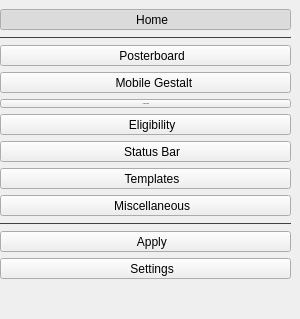
        <widget class="QWidget" name="sidebar" native="true">
         <property name="sizePolicy">
          <sizepolicy hsizetype="Fixed" vsizetype="Preferred">
           <horstretch>0</horstretch>
           <verstretch>0</verstretch>
          </sizepolicy>
         </property>
         <property name="minimumSize">
          <size>
           <width>300</width>
           <height>0</height>
          </size>
         </property>
         <property name="styleSheet">
          <string notr="true">QFrame {
	color: #414141;
}</string>
         </property>
         <layout class="QVBoxLayout" name="verticalLayout">
          <property name="leftMargin">
           <number>0</number>
          </property>
          <property name="topMargin">
           <number>9</number>
          </property>
          <property name="rightMargin">
           <number>9</number>
          </property>
          <property name="bottomMargin">
           <number>0</number>
          </property>
          <item>
           <widget class="QToolButton" name="homePageBtn">
            <property name="sizePolicy">
             <sizepolicy hsizetype="Expanding" vsizetype="Fixed">
              <horstretch>0</horstretch>
              <verstretch>0</verstretch>
             </sizepolicy>
            </property>
            <property name="text">
             <string>    Home</string>
            </property>
            <property name="icon">
             <iconset resource="../resources.qrc">
              <normaloff>:/icon/house.svg</normaloff>:/icon/house.svg</iconset>
            </property>
            <property name="checkable">
             <bool>true</bool>
            </property>
            <property name="checked">
             <bool>true</bool>
            </property>
            <property name="autoExclusive">
             <bool>true</bool>
            </property>
            <property name="toolButtonStyle">
             <enum>Qt::ToolButtonTextBesideIcon</enum>
            </property>
            <property name="cls" stdset="0">
             <string notr="true">sidebarBtn</string>
            </property>
           </widget>
          </item>
          <item>
           <widget class="Line" name="sidebarDiv1">
            <property name="styleSheet">
             <string notr="true">QFrame {
	color: #414141;
}</string>
            </property>
            <property name="frameShadow">
             <enum>QFrame::Plain</enum>
            </property>
            <property name="orientation">
             <enum>Qt::Horizontal</enum>
            </property>
           </widget>
          </item>
          <item>
           <widget class="QToolButton" name="posterboardPageBtn">
            <property name="enabled">
             <bool>true</bool>
            </property>
            <property name="sizePolicy">
             <sizepolicy hsizetype="Expanding" vsizetype="Fixed">
              <horstretch>0</horstretch>
              <verstretch>0</verstretch>
             </sizepolicy>
            </property>
            <property name="text">
             <string>    Posterboard</string>
            </property>
            <property name="icon">
             <iconset resource="../resources.qrc">
              <normaloff>:/icon/wallpaper.svg</normaloff>:/icon/wallpaper.svg</iconset>
            </property>
            <property name="checkable">
             <bool>true</bool>
            </property>
            <property name="autoExclusive">
             <bool>true</bool>
            </property>
            <property name="toolButtonStyle">
             <enum>Qt::ToolButtonTextBesideIcon</enum>
            </property>
            <property name="cls" stdset="0">
             <string notr="true">sidebarBtn</string>
            </property>
           </widget>
          </item>
          <item>
           <widget class="QToolButton" name="gestaltPageBtn">
            <property name="sizePolicy">
             <sizepolicy hsizetype="Expanding" vsizetype="Fixed">
              <horstretch>0</horstretch>
              <verstretch>0</verstretch>
             </sizepolicy>
            </property>
            <property name="text">
             <string>     Mobile Gestalt</string>
            </property>
            <property name="icon">
             <iconset resource="../resources.qrc">
              <normaloff>:/icon/iphone-island.svg</normaloff>:/icon/iphone-island.svg</iconset>
            </property>
            <property name="iconSize">
             <size>
              <width>24</width>
              <height>28</height>
             </size>
            </property>
            <property name="checkable">
             <bool>true</bool>
            </property>
            <property name="autoExclusive">
             <bool>true</bool>
            </property>
            <property name="toolButtonStyle">
             <enum>Qt::ToolButtonTextBesideIcon</enum>
            </property>
            <property name="arrowType">
             <enum>Qt::NoArrow</enum>
            </property>
            <property name="cls" stdset="0">
             <string notr="true">sidebarBtn</string>
            </property>
           </widget>
          </item>
          <item>
           <widget class="QToolButton" name="featureFlagsPageBtn">
            <property name="sizePolicy">
             <sizepolicy hsizetype="Expanding" vsizetype="Fixed">
              <horstretch>0</horstretch>
              <verstretch>0</verstretch>
             </sizepolicy>
            </property>
            <property name="font">
             <font>
              <family>.AppleSystemUIFont</family>
              <pointsize>-1</pointsize>
             </font>
            </property>
            <property name="text">
             <string>    Feature Flags</string>
            </property>
            <property name="icon">
             <iconset resource="../resources.qrc">
              <normaloff>:/icon/flag.svg</normaloff>:/icon/flag.svg</iconset>
            </property>
            <property name="checkable">
             <bool>true</bool>
            </property>
            <property name="autoExclusive">
             <bool>true</bool>
            </property>
            <property name="toolButtonStyle">
             <enum>Qt::ToolButtonTextBesideIcon</enum>
            </property>
            <property name="cls" stdset="0">
             <string notr="true">sidebarBtn</string>
            </property>
           </widget>
          </item>
          <item>
           <widget class="QToolButton" name="euEnablerPageBtn">
            <property name="sizePolicy">
             <sizepolicy hsizetype="Expanding" vsizetype="Fixed">
              <horstretch>0</horstretch>
              <verstretch>0</verstretch>
             </sizepolicy>
            </property>
            <property name="text">
             <string>    Eligibility</string>
            </property>
            <property name="icon">
             <iconset resource="../resources.qrc">
              <normaloff>:/icon/geo-alt.svg</normaloff>:/icon/geo-alt.svg</iconset>
            </property>
            <property name="checkable">
             <bool>true</bool>
            </property>
            <property name="autoExclusive">
             <bool>true</bool>
            </property>
            <property name="toolButtonStyle">
             <enum>Qt::ToolButtonTextBesideIcon</enum>
            </property>
            <property name="cls" stdset="0">
             <string notr="true">sidebarBtn</string>
            </property>
           </widget>
          </item>
          <item>
           <widget class="QToolButton" name="statusBarPageBtn">
            <property name="sizePolicy">
             <sizepolicy hsizetype="Expanding" vsizetype="Fixed">
              <horstretch>0</horstretch>
              <verstretch>0</verstretch>
             </sizepolicy>
            </property>
            <property name="text">
             <string>    Status Bar</string>
            </property>
            <property name="icon">
             <iconset resource="../resources.qrc">
              <normaloff>:/icon/wifi.svg</normaloff>:/icon/wifi.svg</iconset>
            </property>
            <property name="checkable">
             <bool>true</bool>
            </property>
            <property name="autoExclusive">
             <bool>true</bool>
            </property>
            <property name="toolButtonStyle">
             <enum>Qt::ToolButtonTextBesideIcon</enum>
            </property>
            <property name="cls" stdset="0">
             <string notr="true">sidebarBtn</string>
            </property>
           </widget>
          </item>
          <item>
           <widget class="QToolButton" name="templatesPageBtn">
            <property name="enabled">
             <bool>true</bool>
            </property>
            <property name="sizePolicy">
             <sizepolicy hsizetype="Expanding" vsizetype="Fixed">
              <horstretch>0</horstretch>
              <verstretch>0</verstretch>
             </sizepolicy>
            </property>
            <property name="text">
             <string>    Templates</string>
            </property>
            <property name="icon">
             <iconset resource="../resources.qrc">
              <normaloff>:/icon/pencil.svg</normaloff>:/icon/pencil.svg</iconset>
            </property>
            <property name="checkable">
             <bool>true</bool>
            </property>
            <property name="autoExclusive">
             <bool>true</bool>
            </property>
            <property name="toolButtonStyle">
             <enum>Qt::ToolButtonTextBesideIcon</enum>
            </property>
            <property name="cls" stdset="0">
             <string notr="true">sidebarBtn</string>
            </property>
           </widget>
          </item>
          <item>
           <widget class="QToolButton" name="miscOptionsBtn">
            <property name="sizePolicy">
             <sizepolicy hsizetype="Expanding" vsizetype="Fixed">
              <horstretch>0</horstretch>
              <verstretch>0</verstretch>
             </sizepolicy>
            </property>
            <property name="text">
             <string>    Miscellaneous</string>
            </property>
            <property name="icon">
             <iconset resource="../resources.qrc">
              <normaloff>:/icon/ellipsis.svg</normaloff>:/icon/ellipsis.svg</iconset>
            </property>
            <property name="checkable">
             <bool>true</bool>
            </property>
            <property name="autoExclusive">
             <bool>true</bool>
            </property>
            <property name="toolButtonStyle">
             <enum>Qt::ToolButtonTextBesideIcon</enum>
            </property>
            <property name="cls" stdset="0">
             <string notr="true">sidebarBtn</string>
            </property>
           </widget>
          </item>
          <item>
           <widget class="Line" name="sidebarDiv2">
            <property name="styleSheet">
             <string notr="true">QFrame {
	color: #414141;
}</string>
            </property>
            <property name="frameShadow">
             <enum>QFrame::Plain</enum>
            </property>
            <property name="orientation">
             <enum>Qt::Horizontal</enum>
            </property>
           </widget>
          </item>
          <item>
           <widget class="QToolButton" name="applyPageBtn">
            <property name="sizePolicy">
             <sizepolicy hsizetype="Expanding" vsizetype="Fixed">
              <horstretch>0</horstretch>
              <verstretch>0</verstretch>
             </sizepolicy>
            </property>
            <property name="text">
             <string>    Apply</string>
            </property>
            <property name="icon">
             <iconset resource="../resources.qrc">
              <normaloff>:/icon/check-circle.svg</normaloff>:/icon/check-circle.svg</iconset>
            </property>
            <property name="checkable">
             <bool>true</bool>
            </property>
            <property name="autoExclusive">
             <bool>true</bool>
            </property>
            <property name="toolButtonStyle">
             <enum>Qt::ToolButtonTextBesideIcon</enum>
            </property>
            <property name="cls" stdset="0">
             <string notr="true">sidebarBtn</string>
            </property>
           </widget>
          </item>
          <item>
           <widget class="QToolButton" name="settingsPageBtn">
            <property name="sizePolicy">
             <sizepolicy hsizetype="Expanding" vsizetype="Fixed">
              <horstretch>0</horstretch>
              <verstretch>0</verstretch>
             </sizepolicy>
            </property>
            <property name="text">
             <string>    Settings</string>
            </property>
            <property name="icon">
             <iconset resource="../resources.qrc">
              <normaloff>:/icon/gear.svg</normaloff>:/icon/gear.svg</iconset>
            </property>
            <property name="checkable">
             <bool>true</bool>
            </property>
            <property name="autoExclusive">
             <bool>true</bool>
            </property>
            <property name="toolButtonStyle">
             <enum>Qt::ToolButtonTextBesideIcon</enum>
            </property>
            <property name="cls" stdset="0">
             <string notr="true">sidebarBtn</string>
            </property>
           </widget>
          </item>
          <item>
           <spacer name="verticalSpacer">
            <property name="orientation">
             <enum>Qt::Vertical</enum>
            </property>
            <property name="sizeHint" stdset="0">
             <size>
              <width>20</width>
              <height>40</height>
             </size>
            </property>
           </spacer>
          </item>
         </layout>
        </widget>
